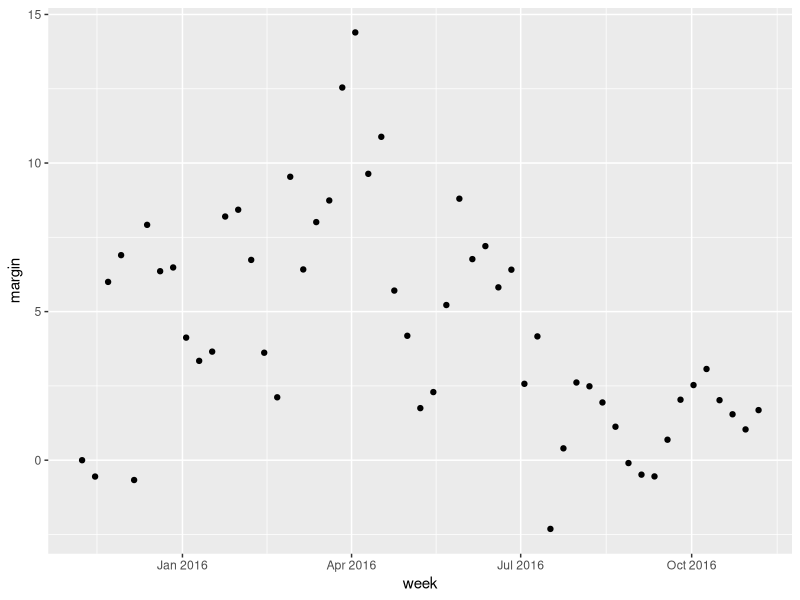

Generate this figure with R:
#### Environment ####
library(tidyverse)
library(dslabs)
library(lubridate)
library(purrr)
library(pdftools)

data("polls_us_election_2016")
head(polls_us_election_2016)

data("brexit_polls")
head(brexit_polls)

data("movielens")
head(movielens)
#####

# Date in R
# special class: date
# if use as.numeric() for date, 
# turns into days since the epoch (January 1, 1970)

#### Extract and Convert Dates ####
set.seed(2002)
dates <- sample(polls_us_election_2016$startdate, 10) %>% 
  sort
dates

# extract dates
tibble(date = dates,
       month = month(dates),
       day = day(dates),
       year = year(dates)
       )
month(dates, label = T) # can also extract labels for months

x <- "09/01/02"

# convert dates
ymd(x) #年月日
ydm(x)
myd(x)
myd(x)
dmy(x)
dym(x) #所有可能性都有
#####



#### Extract and Convert Time ####

now() # get time by timezone (from location)
now("GMT") # define timezone

# extract time
tibble(time = now(),
       hour = hour(now()),
       minute = minute(now()),
       second = second(now())
)

# convert time
x <- c("12:34:56")
hms(x)
x <- "Nov/2/2012 12:34:56" 
mdy_hms(x) # date and time

#####



#### Other useful functions ####
# make date
make_date(1970, 7, 6)
make_date(1960:1970)
make_date(1980:1989, 3:8, 18:23) # can also custom range, default is 1

# round date to nearst
polls_us_election_2016 %>%
  mutate(week = round_date(startdate, "week")) %>% 
  group_by(week) %>%
  summarize(margin = mean(rawpoll_clinton - rawpoll_trump)) %>% 
  qplot(week, margin, data = .)

#####



#### Exercise ####

# 1 - 4
tibble(date = brexit_polls$startdate,
       month = month(brexit_polls$startdate)) %>%
  filter(month == 4) %>%
  count()

brexit_polls %>%
  mutate(endweek = round_date(enddate, "week")) %>%
  filter(endweek == "2016-06-12") %>%
  count()

brexit_polls %>%
  mutate(endday = weekdays(enddate)) %>%
  count(endday) %>%
  arrange(desc(n))

# 5
reviews <- movielens %>%
  mutate(time = as_datetime(movielens$timestamp))

reviews <- movielens %>%
  mutate(review_year = year(reviews$time),
         review_hour = hour(reviews$time)) 

reviews %>%
  count(review_year) %>%
  arrange(desc(n)) %>%
  top_n(10, n)

reviews %>%
  count(review_hour) %>%
  arrange(desc(n)) %>%
  top_n(10, n)

#####




  
